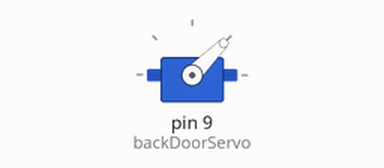
A sketch run on a simulated Arduino Uno, built with avr-gcc and run on an emulated ATmega328P. Shown: servo.

Above: at 0.05 s.
At 4.0 s:
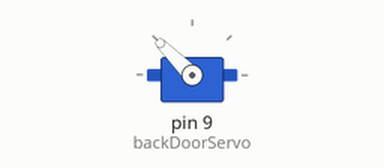
Timing chart, 0 to 5.2 s (numbered marks = the images above):
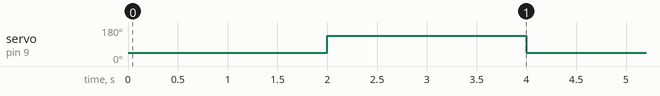

The sketch:

Servo_test.ino
```cpp
#include <Servo.h>

Servo backDoorServo;

void setup() {
  backDoorServo.attach(9); // Attach the servo to pin 9 (PWM)
}

void loop() {
  backDoorServo.write(45);
  delay(2000);
  backDoorServo.write(135);
  delay(2000);
}
```

Measured:
- by itself, servo on pin 9 (backDoorServo): alternates 135° for 2.0 s and 45° for 2.0 s
